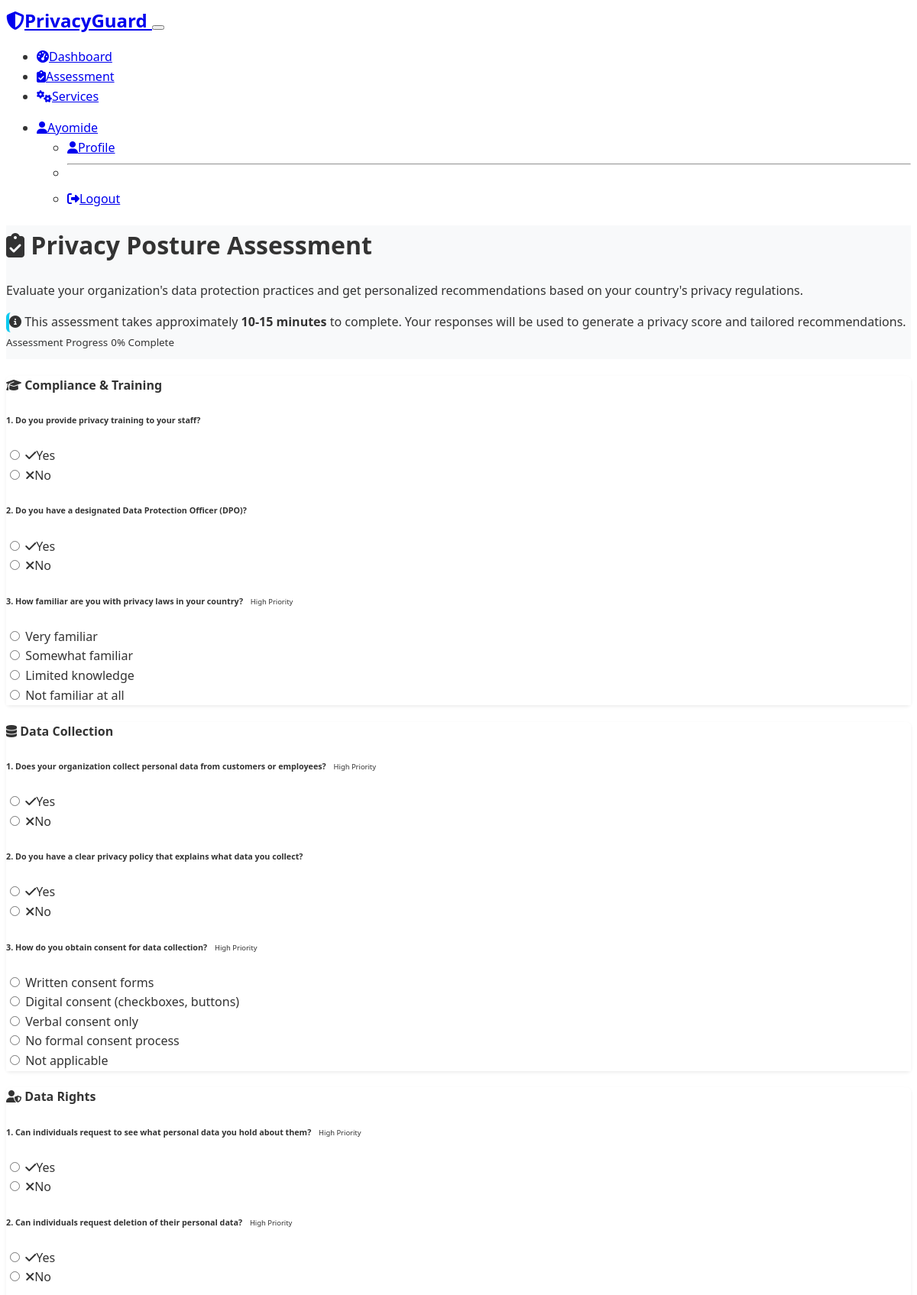
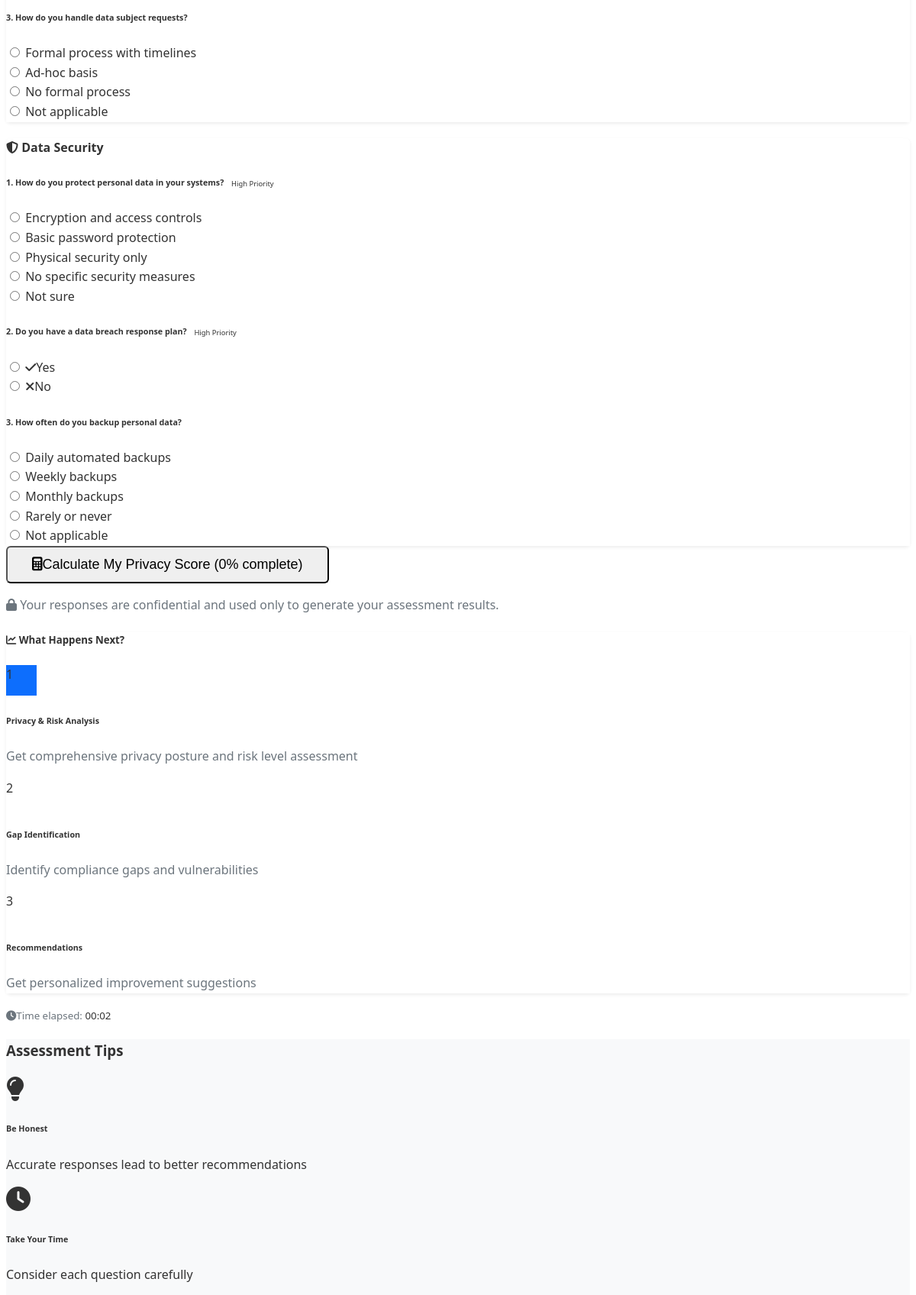
The app's page /assessment (signed in, upper part) with its own data (2 pictures, top to bottom).
### models.py (models this page shows, shortened)
class User(UserMixin, db.Model):
    id = db.Column(db.Integer, primary_key=True)
    username = db.Column(db.String(80), unique=True, nullable=False)
    email = db.Column(db.String(120), unique=True, nullable=False)
    password_hash = db.Column(db.String(256), nullable=False)
    first_name = db.Column(db.String(50))
    last_name = db.Column(db.String(50))
    company = db.Column(db.String(100))
    country = db.Column(db.String(50))
    phone = db.Column(db.String(20))
    newsletter_consent = db.Column(db.Boolean, default=False)
    created_at = db.Column(db.DateTime, default=datetime.utcnow)
    updated_at = db.Column(db.DateTime, default=datetime.utcnow, onupdate=datetime.utcnow)
    assessments = db.relationship('Assessment', backref='user', lazy=True)
    bookings = db.relationship('Booking', backref='user', lazy=True)

class AssessmentQuestion(db.Model):
    id = db.Column(db.Integer, primary_key=True)
    category = db.Column(db.String(50), nullable=False)  # Data Collection, Security, etc.
    question_text = db.Column(db.Text, nullable=False)
    question_type = db.Column(db.String(20), default='multiple_choice')  # multiple_choice, yes_no, scale
    options = db.Column(db.Text)  # JSON string of options
    weight = db.Column(db.Integer, default=1)  # Question importance weight
    order = db.Column(db.Integer, default=0)
    is_active = db.Column(db.Boolean, default=True)

### routes.py (the view, shortened to what this page needs)
@app.route('/assessment', methods=['GET', 'POST'])
@login_required
def assessment():
    questions = AssessmentEngine.get_questions()
    return render_template('assessment.html', questions=questions)

### templates/assessment.html (shortened to what this page needs)
{% extends "base.html" %}
{% block content %}
<div class="container my-5">
    <div class="row mb-5">
        <div class="col-lg-8 mx-auto text-center">
            <div class="bg-light p-4 rounded border">
                <h1 class="fw-bold text-primary mb-3">
                    <i class="fas fa-clipboard-check me-2"></i>
                    Privacy Posture Assessment
                </h1>
                <p class="lead text-dark mb-3">
                    Evaluate your organization's data protection practices and get personalized recommendations
                    based on your country's privacy regulations.
                </p>
                <div class="alert alert-info" role="alert">
                    <i class="fas fa-info-circle me-2"></i>
                    This assessment takes approximately <strong>10-15 minutes</strong> to complete.
                    Your responses will be used to generate a privacy score and tailored recommendations.
                </div>
            </div>
        </div>
    </div>
    <div class="row justify-content-center">
        <div class="col-lg-10">
            <form method="POST" id="assessmentForm">
                {% for category, category_questions in questions.items() %}
                <div class="card border-0 shadow-sm mb-4">
                    <div class="card-header bg-primary text-white">
                        <h4 class="mb-0">
                            <i class="fas fa-{% if category == 'Data Collection' %}database{% elif category == 'Data Security' %}shield-alt{% elif category == 'Data Rights' %}user-shield{% else %}graduation-cap{% endif %} me-2"></i>
                            {{ category }}
                        </h4>
                    </div>
                    <div class="card-body p-4">
                        {% for question in category_questions %}
                        <div class="mb-4 pb-3 border-bottom">
                            <h6 class="fw-bold mb-3">
                                {{ loop.index }}. {{ question.question_text }}
                                {% if question.weight > 2 %}
                                    <span class="badge bg-warning text-dark ms-2">High Priority</span>
                                {% endif %}
                            </h6>
                            {% if question.question_type == 'yes_no' %}
                                <div class="row">
                                    <div class="col-auto">
                                        <div class="form-check">
                                            <input class="form-check-input" type="radio" name="question_{{ question.id }}" id="q{{ question.id }}_yes" value="Yes" required>
                                            <label class="form-check-label" for="q{{ question.id }}_yes">
                                                <i class="fas fa-check text-success me-1"></i>Yes
                                            </label>
                                        </div>
                                    </div>
                                    <div class="col-auto">
                                        <div class="form-check">
                                            <input class="form-check-input" type="radio" name="question_{{ question.id }}" id="q{{ question.id }}_no" value="No" required>
                                            <label class="form-check-label" for="q{{ question.id }}_no">
                                                <i class="fas fa-times text-danger me-1"></i>No
                                            </label>
                                        </div>
                                    </div>
                                </div>
                            {% elif question.question_type == 'multiple_choice' %}
                                {% set options = question.options|from_json %}
                                {% for option in options %}
                                <div class="form-check mb-2">
                                    <input class="form-check-input" type="radio" name="question_{{ question.id }}" id="q{{ question.id }}_{{ loop.index }}" value="{{ option }}" required>
                                    <label class="form-check-label" for="q{{ question.id }}_{{ loop.index }}">
                                        {{ option }}
                                    </label>
                                </div>
                                {% endfor %}
                            {% endif %}
                        </div>
                        {% endfor %}
                    </div>
                </div>
                {% endfor %}
                <div class="text-center mb-4">
                    <button type="submit" class="btn btn-primary btn-lg px-5" id="submitBtn">
                    </button>
                    <p class="text-muted small mt-2">
                        <i class="fas fa-lock me-1"></i>
                        Your responses are confidential and used only to generate your assessment results.
                    </p>
                </div>
                <div class="card border-0 shadow-sm mb-4">
                    <div class="card-body text-center">
                        <h5 class="fw-bold mb-3">
                            <i class="fas fa-chart-line me-2 text-success"></i>
                            What Happens Next?
                        </h5>
                        <div class="row g-3">
                            <div class="col-md-4">
                                <div class="p-3">
                                    <div class="bg-primary text-white rounded-circle d-inline-flex align-items-center justify-content-center mb-2" style="width: 40px; height: 40px;">
                                        <span class="fw-bold">1</span>
                                    </div>
                                    <h6 class="fw-bold">Privacy & Risk Analysis</h6>
                                    <p class="text-muted small mb-0">Get comprehensive privacy posture and risk level assessment</p>
                                </div>
                            </div>
                            <div class="col-md-4">
                                <div class="p-3">
                                    <div class="bg-success text-white rounded-circle d-inline-flex align-items-center justify-content-center mb-2" style="width: 40px; height: 40px;">
                                        <span class="fw-bold">2</span>
                                    </div>
                                    <h6 class="fw-bold">Gap Identification</h6>
                                    <p class="text-muted small mb-0">Identify compliance gaps and vulnerabilities</p>
                                </div>
                            </div>
                            <div class="col-md-4">
                                <div class="p-3">
                                    <div class="bg-info text-white rounded-circle d-inline-flex align-items-center justify-content-center mb-2" style="width: 40px; height: 40px;">
                                        <span class="fw-bold">3</span>
                                    </div>
                                    <h6 class="fw-bold">Recommendations</h6>
                                    <p class="text-muted small mb-0">Get personalized improvement suggestions</p>
                                </div>
                            </div>
                        </div>
                    </div>
                </div>
            </form>
        </div>
    </div>
</div>
<section class="bg-light py-5 mt-5 border-top">
    <div class="container">
        <div class="row">
            <div class="col-lg-8 mx-auto text-center">
                <h3 class="fw-bold mb-4 text-primary">Assessment Tips</h3>
                <div class="row g-4">
                    <div class="col-md-4">
                        <div class="p-3">
                            <i class="fas fa-lightbulb text-warning fa-2x mb-3"></i>
                            <h6 class="fw-bold text-dark">Be Honest</h6>
                            <p class="text-secondary small">Accurate responses lead to better recommendations</p>
                        </div>
                    </div>
                    <div class="col-md-4">
                        <div class="p-3">
                            <i class="fas fa-clock text-info fa-2x mb-3"></i>
                            <h6 class="fw-bold text-dark">Take Your Time</h6>
                            <p class="text-secondary small">Consider each question carefully</p>
                        </div>
                    </div>
                </div>
            </div>
        </div>
    </div>
</section>
{% endblock %}

### templates/base.html (shortened to what this page needs)
<!DOCTYPE html>
<html lang="en" data-bs-theme="dark">
<head>
    <link href="https://cdn.replit.com/agent/bootstrap-agent-dark-theme.min.css" rel="stylesheet">
    <link rel="stylesheet" href="https://cdnjs.cloudflare.com/ajax/libs/font-awesome/6.4.0/css/all.min.css">
    <link rel="stylesheet" href="{{ url_for('static', filename='css/style.css') }}">
</head>
<body>
    <nav class="navbar navbar-expand-lg navbar-dark bg-primary">
        <div class="container">
            <a class="navbar-brand fw-bold" href="{{ url_for('index') }}">
                <i class="fas fa-shield-alt me-2"></i>PrivacyGuard
            </a>
            <button class="navbar-toggler" type="button" data-bs-toggle="collapse" data-bs-target="#navbarNav">
            </button>
            <div class="collapse navbar-collapse" id="navbarNav">
                <ul class="navbar-nav me-auto">
                    {% if current_user.is_authenticated %}
                        <li class="nav-item">
                            <a class="nav-link" href="{{ url_for('dashboard') }}">
                                <i class="fas fa-tachometer-alt me-1"></i>Dashboard
                            </a>
                        </li>
                        <li class="nav-item">
                            <a class="nav-link" href="{{ url_for('assessment') }}">
                                <i class="fas fa-clipboard-check me-1"></i>Assessment
                            </a>
                        </li>
                    {% endif %}
                    <li class="nav-item">
                        <a class="nav-link" href="{{ url_for('services') }}">
                            <i class="fas fa-cogs me-1"></i>Services
                        </a>
                    </li>
                </ul>
                <ul class="navbar-nav">
                    {% if current_user.is_authenticated %}
                        <li class="nav-item dropdown">
                            <a class="nav-link dropdown-toggle" href="#" role="button" data-bs-toggle="dropdown">
                                <i class="fas fa-user me-1"></i>{{ current_user.first_name or current_user.username }}
                            </a>
                            <ul class="dropdown-menu">
                                <li><a class="dropdown-item" href="{{ url_for('dashboard') }}">
                                    <i class="fas fa-user me-2"></i>Profile
                                </a></li>
                                <li><hr class="dropdown-divider"></li>
                                <li><a class="dropdown-item" href="{{ url_for('logout') }}">
                                    <i class="fas fa-sign-out-alt me-2"></i>Logout
                                </a></li>
                            </ul>
                        </li>
                    {% endif %}
                </ul>
            </div>
        </div>
    </nav>
    <main>
        {% block content %}{% endblock %}
    </main>
</body>
</html>

### records on screen
User: first_name "Ayomide"
AssessmentQuestion: category "Compliance & Training", question_text "Do you provide privacy training to your staff?"
AssessmentQuestion: question_text "Do you have a designated Data Protection Officer (DPO)?"
AssessmentQuestion: question_text "How familiar are you with privacy laws in your country?", weight "High Priority", options "Very familiar" "Somewhat familiar" "Limited knowledge" "Not familiar at all"
AssessmentQuestion: category "Data Collection", question_text "Does your organization collect personal data from customers or employees?", weight "High Priority"
AssessmentQuestion: question_text "Do you have a clear privacy policy that explains what data you collect?"
AssessmentQuestion: question_text "How do you obtain consent for data collection?", weight "High Priority", options "Written consent forms" "Digital consent (checkboxes, buttons)" "Verbal consent only" "No formal consent process" "Not applicable"
AssessmentQuestion: category "Data Rights", question_text "Can individuals request to see what personal data you hold about them?", weight "High Priority"
AssessmentQuestion: question_text "Can individuals request deletion of their personal data?", weight "High Priority"
AssessmentQuestion: question_text "How do you handle data subject requests?", options "Formal process with timelines" "Ad-hoc basis" "No formal process" "Not applicable"
AssessmentQuestion: category "Data Security", question_text "How do you protect personal data in your systems?", weight "High Priority", options "Encryption and access controls" "Basic password protection" "Physical security only" "No specific security measures" "Not sure"
AssessmentQuestion: question_text "Do you have a data breach response plan?", weight "High Priority"
AssessmentQuestion: question_text "How often do you backup personal data?", options "Daily automated backups" "Weekly backups" "Monthly backups" "Rarely or never" "Not applicable"
